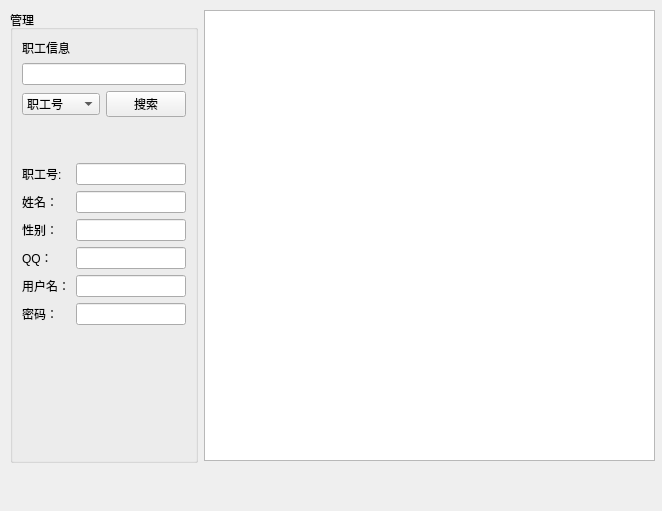
<?xml version="1.0" encoding="UTF-8"?>
<ui version="4.0">
 <class>tchInfoForm</class>
 <widget class="QWidget" name="tchInfoForm">
  <property name="geometry">
   <rect>
    <x>0</x>
    <y>0</y>
    <width>662</width>
    <height>511</height>
   </rect>
  </property>
  <property name="windowTitle">
   <string>Form</string>
  </property>
  <widget class="QGroupBox" name="groupBox">
   <property name="geometry">
    <rect>
     <x>10</x>
     <y>10</y>
     <width>188</width>
     <height>453</height>
    </rect>
   </property>
   <property name="title">
    <string>管理</string>
   </property>
   <layout class="QGridLayout" name="gridLayout">
    <item row="0" column="0" colspan="2">
     <widget class="QLabel" name="label">
      <property name="text">
       <string>职工信息</string>
      </property>
     </widget>
    </item>
    <item row="1" column="0" colspan="2">
     <widget class="QLineEdit" name="lineEdit_Select"/>
    </item>
    <item row="2" column="0">
     <widget class="QComboBox" name="comboBox_ItemSelect">
      <item>
       <property name="text">
        <string>职工号</string>
       </property>
      </item>
      <item>
       <property name="text">
        <string>姓名</string>
       </property>
      </item>
      <item>
       <property name="text">
        <string>性别</string>
       </property>
      </item>
      <item>
       <property name="text">
        <string>QQ号</string>
       </property>
      </item>
      <item>
       <property name="text">
        <string>用户名</string>
       </property>
      </item>
     </widget>
    </item>
    <item row="2" column="1">
     <widget class="QPushButton" name="pushButton_Select">
      <property name="text">
       <string>搜索</string>
      </property>
     </widget>
    </item>
    <item row="3" column="0">
     <spacer name="verticalSpacer">
      <property name="orientation">
       <enum>Qt::Vertical</enum>
      </property>
      <property name="sizeType">
       <enum>QSizePolicy::Minimum</enum>
      </property>
      <property name="sizeHint" stdset="0">
       <size>
        <width>20</width>
        <height>40</height>
       </size>
      </property>
     </spacer>
    </item>
    <item row="4" column="0" colspan="2">
     <layout class="QFormLayout" name="formLayout">
      <item row="0" column="0">
       <widget class="QLabel" name="label_tchNum">
        <property name="text">
         <string>职工号:</string>
        </property>
       </widget>
      </item>
      <item row="0" column="1">
       <widget class="QLineEdit" name="lineEdit_tchNum"/>
      </item>
      <item row="1" column="0">
       <widget class="QLabel" name="label_tchName">
        <property name="text">
         <string>姓名：</string>
        </property>
       </widget>
      </item>
      <item row="1" column="1">
       <widget class="QLineEdit" name="lineEdit_tchName"/>
      </item>
      <item row="2" column="0">
       <widget class="QLabel" name="label_tchSex">
        <property name="text">
         <string>性别：</string>
        </property>
       </widget>
      </item>
      <item row="2" column="1">
       <widget class="QLineEdit" name="lineEdit_tchSex"/>
      </item>
      <item row="3" column="0">
       <widget class="QLabel" name="label_tchQQ">
        <property name="text">
         <string>QQ：</string>
        </property>
       </widget>
      </item>
      <item row="3" column="1">
       <widget class="QLineEdit" name="lineEdit_tchQQ"/>
      </item>
      <item row="4" column="0">
       <widget class="QLabel" name="label_tchUserName">
        <property name="text">
         <string>用户名：</string>
        </property>
       </widget>
      </item>
      <item row="4" column="1">
       <widget class="QLineEdit" name="lineEdit_tchUserName"/>
      </item>
      <item row="5" column="0">
       <widget class="QLabel" name="label_tchPassWord">
        <property name="text">
         <string>密码：</string>
        </property>
       </widget>
      </item>
      <item row="5" column="1">
       <widget class="QLineEdit" name="lineEdit_tchPassWord"/>
      </item>
     </layout>
    </item>
    <item row="5" column="0">
     <spacer name="verticalSpacer_2">
      <property name="orientation">
       <enum>Qt::Vertical</enum>
      </property>
      <property name="sizeHint" stdset="0">
       <size>
        <width>20</width>
        <height>108</height>
       </size>
      </property>
     </spacer>
    </item>
   </layout>
  </widget>
  <widget class="QTableView" name="tableView">
   <property name="geometry">
    <rect>
     <x>204</x>
     <y>10</y>
     <width>451</width>
     <height>451</height>
    </rect>
   </property>
  </widget>
 </widget>
 <resources/>
 <connections/>
</ui>
